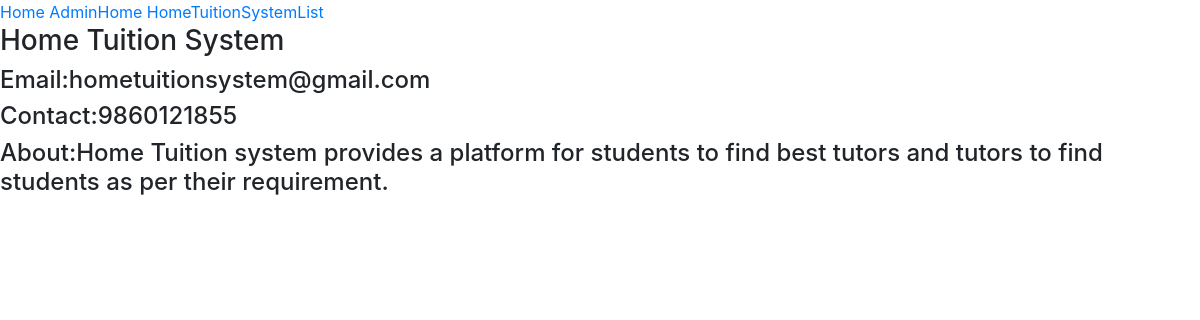
The page /system_admin/1/hometuitionsystem/detail/ on the database as committed earlier.
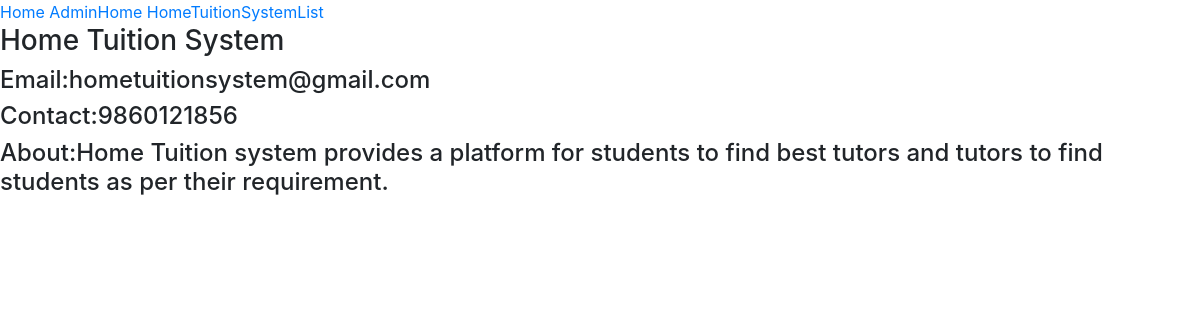
The same page on the database as committed later.
### hometuitionsystemapp/models.py (models this page shows, shortened)
class TimeStamp(models.Model):
    created_at = models.DateTimeField(auto_now_add=True)
    updated_at = models.DateTimeField(auto_now=True)
    active = models.BooleanField(default=True)
    class Meta:
        abstract = True

class HomeTuitionSystem(TimeStamp):
    name = models.CharField(max_length=30)
    email = models.EmailField()
    contact = models.CharField(max_length=20)
    about = models.TextField()

### hometuitionsystemapp/views.py (the view)
class AdminHomeTuitionSystemDetailView(DetailView):
    template_name = "admintemplates/adminhometuitionsystemdetail.html"
    model = HomeTuitionSystem
    context_object_name = "adminhometuitionsystemdetail"

### templates/admintemplates/adminhometuitionsystemdetail.html
{% extends "admintemplates/base.html" %}
{% load static %}
{% block content %}
<h3>{{adminhometuitionsystemdetail.name}}</h3>
<h4>Email:{{adminhometuitionsystemdetail.email}}</h4>
<h4>Contact:{{adminhometuitionsystemdetail.contact}}</h4>
<h4>About:{{adminhometuitionsystemdetail.about}}</h4>
{% endblock %}

### templates/admintemplates/base.html (shortened to what this page needs)
{% load static %}
<!DOCTYPE html>
<html>
<head>
	<link rel="stylesheet" href="https://stackpath.bootstrapcdn.com/bootstrap/4.3.1/css/bootstrap.min.css">
	<link rel="stylesheet" type="text/css" href="https://stackpath.bootstrapcdn.com/font-awesome/4.7.0/css/font-awesome.min.css">
</head>
<body>
	<a href="{% url 'hometuitionsystemapp:clienthome' %}">Home</a>
	<a href="{% url 'hometuitionsystemapp:adminhome' %}">AdminHome</a>
	<a href="{% url 'hometuitionsystemapp:adminhometuitionsystemlist' %}">HomeTuitionSystemList</a>
	{% block content %}
	{% endblock %}
</body>
</html>

Rows that differ between the two databases and show on the page:
changed HomeTuitionSystem "Home Tuition System": contact "9860121855" → "9860121856"
